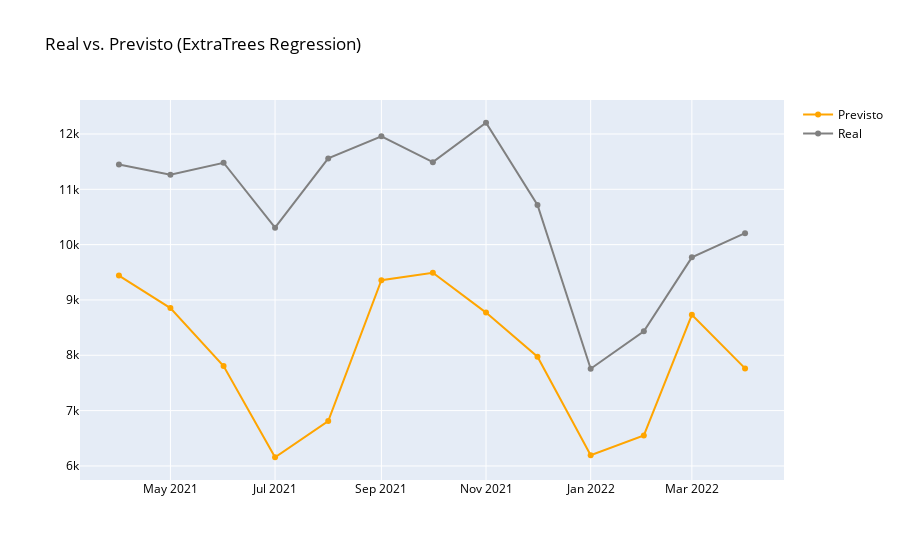

The notebook cell saved with this chart:
### Code cell
fig = go.Figure(data=[
    go.Scatter(name='Previsto', x=df_r_teste['data'], y=pred_teste_et_tuned, marker={'color': 'orange'}),
    go.Scatter(name='Real', x=df_r_teste['data'], y=y_r_teste, marker={'color': 'gray'})
    ])
fig.update_layout(font=dict(color='black'), title_text='Real vs. Previsto (ExtraTrees Regression)')
fig.show()

### Figure 1 — Plotly figure (JSON) as saved in the notebook; plotly's stock layout.template omitted (floating-point values rounded to 4 significant figures)
{"data": [{"marker": {"color": "orange"}, "name": "Previsto", "type": "scatter", "x": ["2021-04-01", "2021-05-01", "2021-06-01", "2021-07-01", "2021-08-01", "2021-09-01", "2021-10-01", "2021-11-01", "2021-12-01", "2022-01-01", "2022-02-01", "2022-03-01", "2022-04-01"], "y": [9441.0, 8853.0, 7805.0, 6157.0, 6812.0, 9358.0, 9491.0, 8771.0, 7974.0, 6192.0, 6551.0, 8732.0, 7763.0]}, {"marker": {"color": "gray"}, "name": "Real", "type": "scatter", "x": ["2021-04-01", "2021-05-01", "2021-06-01", "2021-07-01", "2021-08-01", "2021-09-01", "2021-10-01", "2021-11-01", "2021-12-01", "2022-01-01", "2022-02-01", "2022-03-01", "2022-04-01"], "y": [11447, 11263, 11480, 10307, 11559, 11959, 11491, 12203, 10718, 7757, 8433, 9770, 10208]}], "layout": {"font": {"color": "black"}, "title": {"text": "Real vs. Previsto (ExtraTrees Regression)"}}}
